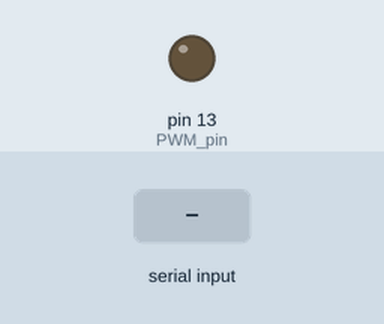
Recording of a sketch running on a simulated Arduino Uno, built with avr-gcc and run on an emulated ATmega328P. Parts: output pins drawn as LEDs (lit = HIGH). The inputs (shaded band) are chosen by the test bench.

Above: at 1.2 s.
1.3 s: "200\n" received over Serial
At 2.1 s:
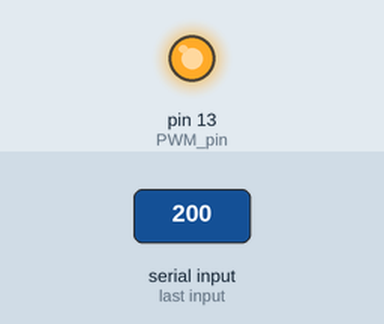
2.8 s: "90,45\n" received over Serial
At 3.2 s:
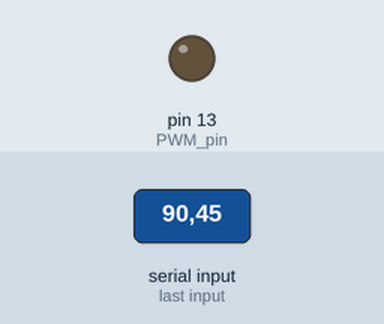
Timing chart, 0 to 5.8 s (numbered marks = the images above; inputs shaded):
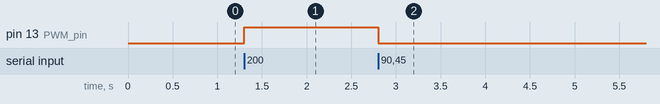

Measured:
- after the input at 1.3 s, pin 13 (PWM_pin): LOW → HIGH at once
- after the input at 2.8 s, pin 13 (PWM_pin): HIGH → LOW at once

The sketch:

pwm_value_print.ino.ino
```cpp
int pwmValue = 0;

void setup() {
  Serial.begin(115200);
  pinMode(13, OUTPUT);  // PWM pin
}

void loop() {
  if (Serial.available()) {
    String data = Serial.readStringUntil('\n');
    pwmValue = data.toInt();

    // Apply PWM to LED
    analogWrite(13, pwmValue);
  }
}
```
